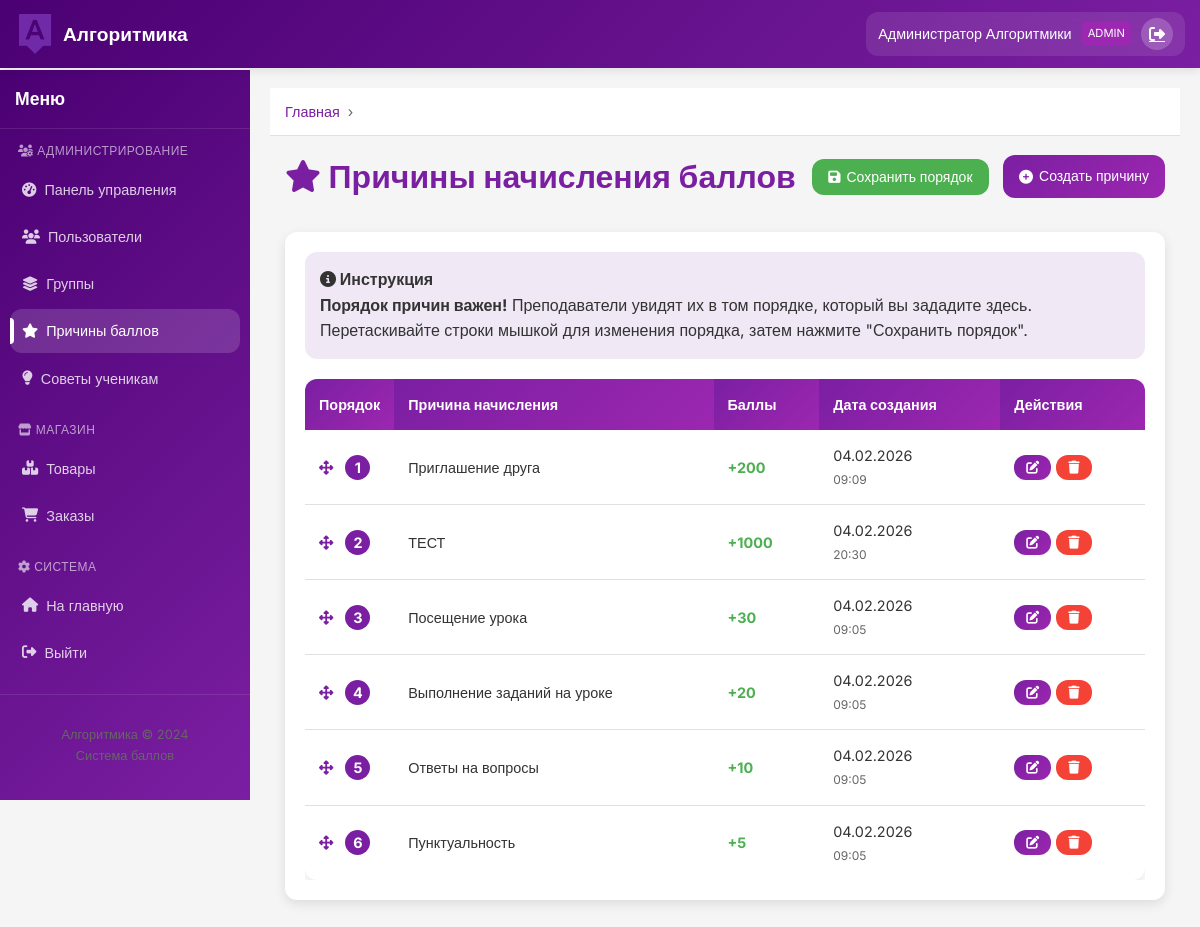
Screenshot of /admin/reward_reasons (signed in) with the database file from the repository.
### app.py (models this page shows)
class User(UserMixin, db.Model):
    id = db.Column(db.Integer, primary_key=True)
    username = db.Column(db.String(80), unique=True, nullable=False)
    password = db.Column(db.String(200), nullable=False)
    visible_password = db.Column(db.String(80), nullable=True)
    first_name = db.Column(db.String(80), nullable=False)
    last_name = db.Column(db.String(80), nullable=False)
    role = db.Column(db.String(20), nullable=False)  # admin, teacher, student
    group_id = db.Column(db.Integer, db.ForeignKey('group.id'), nullable=True)
    points = db.Column(db.Integer, default=0)
    earned_points = db.Column(db.Integer, default=0)
    created_at = db.Column(db.DateTime, default=datetime.utcnow)
    group = db.relationship('Group', backref='students', foreign_keys=[group_id])
    points_history = db.relationship('PointsHistory', backref='user', lazy=True,
                                     foreign_keys='PointsHistory.user_id')
    orders = db.relationship('Order', backref='student', lazy=True,
                            foreign_keys='Order.student_id')

class RewardReason(db.Model):
    id = db.Column(db.Integer, primary_key=True)
    reason = db.Column(db.String(200), nullable=False)
    points = db.Column(db.Integer, nullable=False)
    order = db.Column(db.Integer, default=0)
    created_at = db.Column(db.DateTime, default=datetime.utcnow)

### app.py (the view)
@app.route('/admin/reward_reasons')
@login_required
def admin_reward_reasons():
    if current_user.role != 'admin':
        return redirect(url_for('index'))
    reasons = RewardReason.query.order_by(RewardReason.order, RewardReason.created_at.desc()).all()
    return render_template('admin/reward_reasons.html', reasons=reasons)

### app.py (called while the page is built)
@login_manager.user_loader
def load_user(user_id):
    return User.query.get(int(user_id))

@app.context_processor
def inject_now():
    return {'datetime': datetime}

### templates/admin/reward_reasons.html (shortened to what this page needs)
{% extends "base.html" %}
{% block content %}
<div class="container">
    <div style="display: flex; justify-content: space-between; align-items: center; margin-bottom: 30px;">
        <h1 style="color: var(--primary-color);">
            <i class="fas fa-star"></i> Причины начисления баллов
        </h1>
        <div>
            <button id="save-order" class="btn btn-success" style="margin-right: 10px;">
                <i class="fas fa-save"></i> Сохранить порядок
            </button>
            <a href="{{ url_for('create_reward_reason') }}" class="btn btn-primary">
                <i class="fas fa-plus-circle"></i> Создать причину
            </a>
        </div>
    </div>
    <div class="card">
        <div style="background: rgba(123, 31, 162, 0.1); padding: 15px; border-radius: var(--radius); margin-bottom: 20px;">
            <h4><i class="fas fa-info-circle"></i> Инструкция</h4>
            <p style="margin-bottom: 0;">
                <strong>Порядок причин важен!</strong> Преподаватели увидят их в том порядке, который вы зададите здесь.<br>
                Перетаскивайте строки мышкой для изменения порядка, затем нажмите "Сохранить порядок".
            </p>
        </div>
        <div class="table-responsive">
            <table class="table" id="reasons-table">
                <thead>
                    <tr>
                        <th style="width: 60px;">Порядок</th>
                        <th>Причина начисления</th>
                        <th>Баллы</th>
                        <th>Дата создания</th>
                        <th>Действия</th>
                    </tr>
                </thead>
                <tbody id="sortable">
                    {% for reason in reasons %}
                    <tr class="searchable-item" data-id="{{ reason.id }}">
                        <td>
                            <i class="fas fa-arrows-alt handle" style="cursor: move; color: var(--primary-color); margin-right: 8px;"></i>
                            <span class="order-number">{{ loop.index }}</span>
                        </td>
                        <td>{{ reason.reason }}</td>
                        <td>
                            <span style="font-weight: bold; color: var(--success-color);">
                                +{{ reason.points }}
                            </span>
                        </td>
                        <td>
                            {{ reason.created_at.strftime('%d.%m.%Y') }}<br>
                            <small style="color: var(--text-light);">
                                {{ reason.created_at.strftime('%H:%M') }}
                            </small>
                        </td>
                        <td>
                            <div style="display: flex; gap: 5px;">
                                <a href="{{ url_for('edit_reward_reason', reason_id=reason.id) }}"
                                   class="btn btn-primary btn-sm">
                                    <i class="fas fa-edit"></i>
                                </a>
                                <form method="POST"
                                      action="{{ url_for('delete_reward_reason', reason_id=reason.id) }}"
                                      style="display: inline;"
                                      onsubmit="return confirm('Вы уверены, что хотите удалить эту причину?');">
                                    <button type="submit" class="btn btn-danger btn-sm">
                                        <i class="fas fa-trash"></i>
                                    </button>
                                </form>
                            </div>
                        </td>
                    </tr>
                    {% endfor %}
                </tbody>
            </table>
        </div>
    </div>
</div>
<link rel="stylesheet" href="https://cdnjs.cloudflare.com/ajax/libs/jqueryui/1.12.1/jquery-ui.min.css">
{% endblock %}

### templates/base.html (shortened to what this page needs)
<!DOCTYPE html>
<html lang="ru">
<head>
    <link rel="stylesheet" href="{{ url_for('static', filename='css/style.css') }}">
    <link rel="stylesheet" href="https://cdnjs.cloudflare.com/ajax/libs/font-awesome/6.4.0/css/all.min.css">
</head>
<body>
    <nav class="navbar">
        <div class="container">
            <a href="/" class="logo">
                <img src="{{ url_for('static', filename='images/logo.png') }}" alt="Алгоритмика" style="height: 40px;">
                <span>Алгоритмика</span>
            </a>
            {% if current_user.is_authenticated %}
            <div class="user-menu">
                <span class="user-name">{{ current_user.first_name }} {{ current_user.last_name }}</span>
                <span class="user-role">{{ current_user.role|capitalize }}</span>
                <a href="{{ url_for('logout') }}" class="btn-logout" title="Выйти">
                    <i class="fas fa-sign-out-alt"></i>
                </a>
            </div>
            {% endif %}
        </div>
    </nav>
    <div class="main-wrapper">
        {% if current_user.is_authenticated %}
        <aside class="sidebar">
            <div class="sidebar-content">
                <div class="sidebar-header">
                    <h3>Меню</h3>
                </div>
                <nav class="sidebar-nav">
                    {% if current_user.role == 'admin' %}
                    <div class="nav-section">
                        <h4 class="nav-section-title">
                            <i class="fas fa-users-cog"></i> Администрирование
                        </h4>
                        <ul>
                            <li>
                                <a href="{{ url_for('admin_dashboard') }}"
                                   class="{% if request.endpoint == 'admin_dashboard' %}active{% endif %}">
                                    <i class="fas fa-tachometer-alt"></i> Панель управления
                                </a>
                            </li>
                            <li>
                                <a href="{{ url_for('admin_users') }}"
                                   class="{% if request.endpoint in ['admin_users', 'create_users', 'user_detail'] %}active{% endif %}">
                                    <i class="fas fa-users"></i> Пользователи
                                </a>
                            </li>
                            <li>
                                <a href="{{ url_for('admin_groups') }}"
                                   class="{% if request.endpoint in ['admin_groups', 'create_group', 'group_detail'] %}active{% endif %}">
                                    <i class="fas fa-layer-group"></i> Группы
                                </a>
                            </li>
                            <li>
                                <a href="{{ url_for('admin_reward_reasons') }}"
                                   class="{% if request.endpoint in ['admin_reward_reasons', 'create_reward_reason', 'edit_reward_reason'] %}active{% endif %}">
                                    <i class="fas fa-star"></i> Причины баллов
                                </a>
                            </li>
                            <li>
                                <a href="{{ url_for('admin_tips') }}"
                                   class="{% if request.endpoint == 'admin_tips' %}active{% endif %}">
                                    <i class="fas fa-lightbulb"></i> Советы ученикам
                                </a>
                            </li>
                        </ul>
                    </div>
                    <div class="nav-section">
                        <h4 class="nav-section-title">
                            <i class="fas fa-store"></i> Магазин
                        </h4>
                        <ul>
                            <li>
                                <a href="{{ url_for('admin_shop') }}"
                                   class="{% if request.endpoint in ['admin_shop', 'product_detail'] %}active{% endif %}">
                                    <i class="fas fa-boxes"></i> Товары
                                </a>
                            </li>
                            <li>
                                <a href="{{ url_for('admin_orders') }}"
                                   class="{% if request.endpoint in ['admin_orders', 'order_detail'] %}active{% endif %}">
                                    <i class="fas fa-shopping-cart"></i> Заказы
                                </a>
                            </li>
                        </ul>
                    </div>
                    {% endif %}
                    <div class="nav-section">
                        <h4 class="nav-section-title">
                            <i class="fas fa-cog"></i> Система
                        </h4>
                        <ul>
                            <li>
                                <a href="{{ url_for('index') }}">
                                    <i class="fas fa-home"></i> На главную
                                </a>
                            </li>
                            <li>
                                <a href="{{ url_for('logout') }}">
                                    <i class="fas fa-sign-out-alt"></i> Выйти
                                </a>
                            </li>
                        </ul>
                    </div>
                </nav>
                <div class="sidebar-footer">
                    <div style="text-align: center; padding: 15px; color: var(--text-light); font-size: 0.8rem;">
                        <p>Алгоритмика © 2024</p>
                        <p>Система баллов</p>
                    </div>
                </div>
            </div>
        </aside>
        {% endif %}
        <main class="main-content {% if not current_user.is_authenticated %}full-width{% endif %}">
            {% if current_user.is_authenticated %}
            <div class="breadcrumbs">
                <div class="container">
                    <a href="{{ url_for('index') }}">Главная</a>
                </div>
            </div>
            {% endif %}
            {% block content %}{% endblock %}
        </main>
    </div>
</body>
</html>

### templates/admin/reward_reasons.html (style rules this page uses)
.handle { cursor: move; }
#sortable tr { cursor: move; }
.order-number { display: inline-block; width: 25px; height: 25px; background: var(--primary-color); color: white; border-radius: 50%; text-align: center; line-height: 25px; font-weight: bold; }

### rows the page displays
User: first_name "Администратор", last_name "Алгоритмики", role "ADMIN"
RewardReason: reason "Приглашение друга", points "200", created_at "04.02.2026", created_at "09:09"
RewardReason: reason "ТЕСТ", points "1000", created_at "04.02.2026", created_at "20:30"
RewardReason: reason "Посещение урока", points "30", created_at "04.02.2026", created_at "09:05"
RewardReason: reason "Выполнение заданий на уроке", points "20", created_at "04.02.2026", created_at "09:05"
RewardReason: reason "Ответы на вопросы", points "10", created_at "04.02.2026", created_at "09:05"
RewardReason: reason "Пунктуальность", points "5", created_at "04.02.2026", created_at "09:05"
